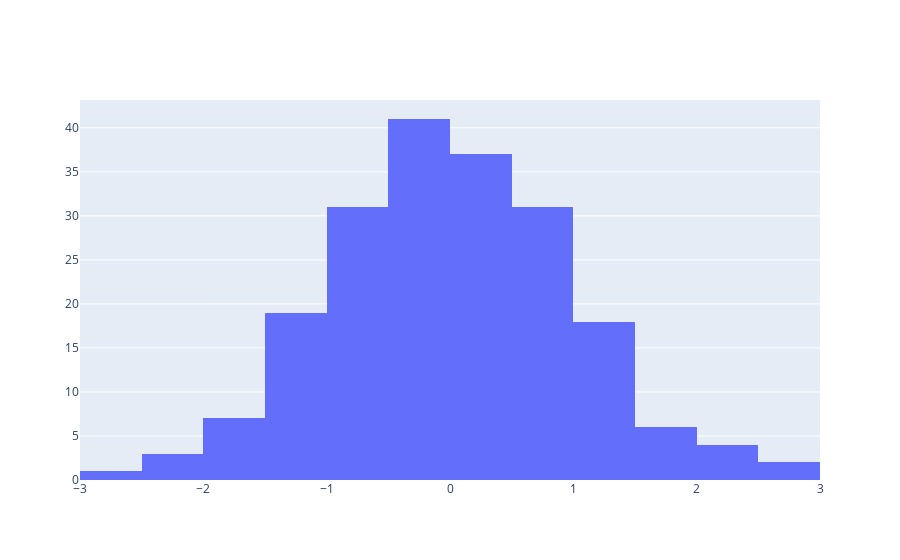

Notebook code for this chart:
### Code cell
data = [hist]
offline.iplot(data)

### Figure 1 — Plotly figure (JSON) as saved in the notebook; plotly's stock layout.template omitted (floating-point values rounded to 4 significant figures; data arrays with more than 128 entries replaced by an {"elided": "..."} marker saying what was removed)
{"data": [{"type": "histogram", "x": {"elided": "200 float values"}}], "layout": {}}
